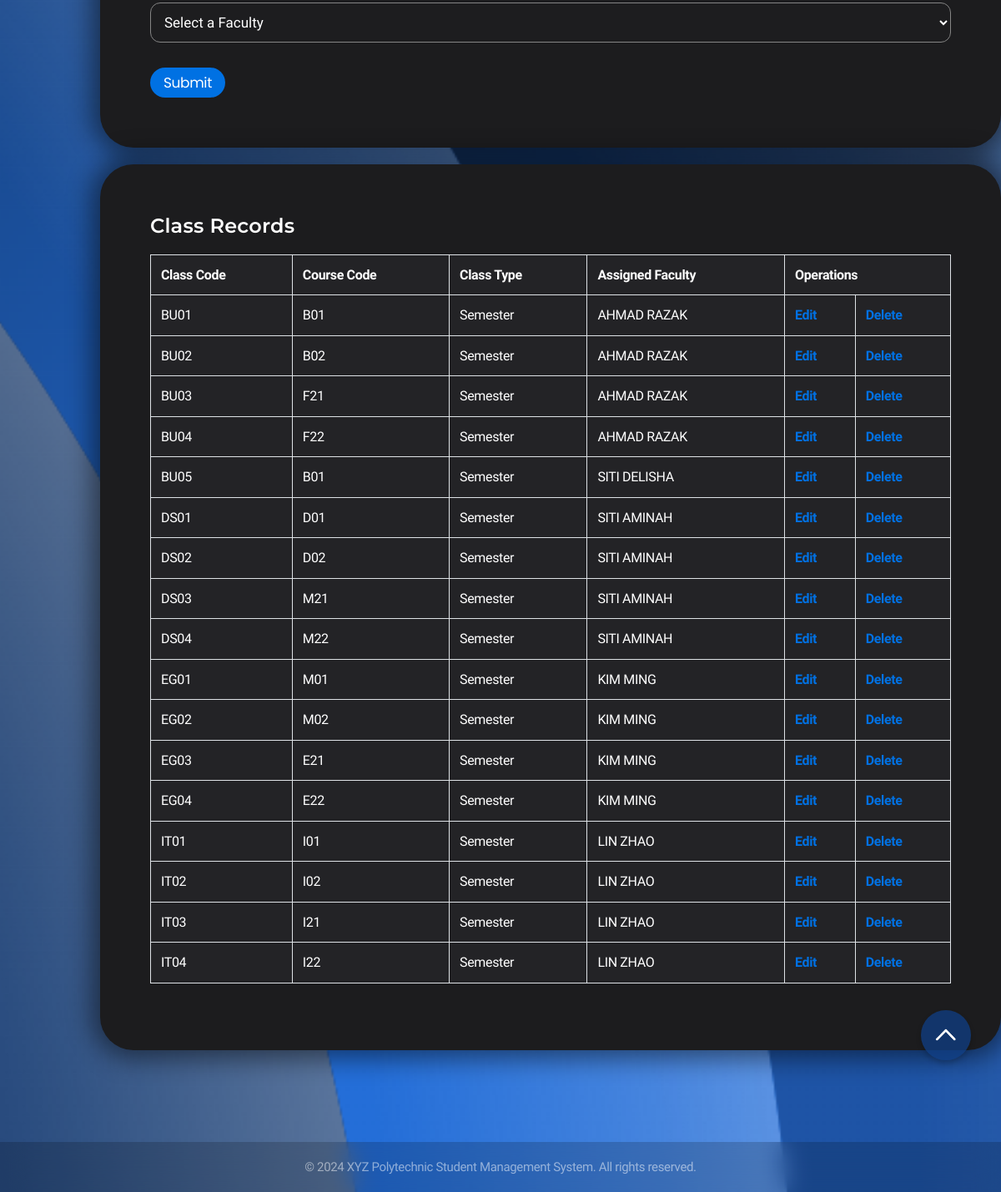
The app's page /CRUD2/admin_class_create_form.php (signed in, lower part), older data.
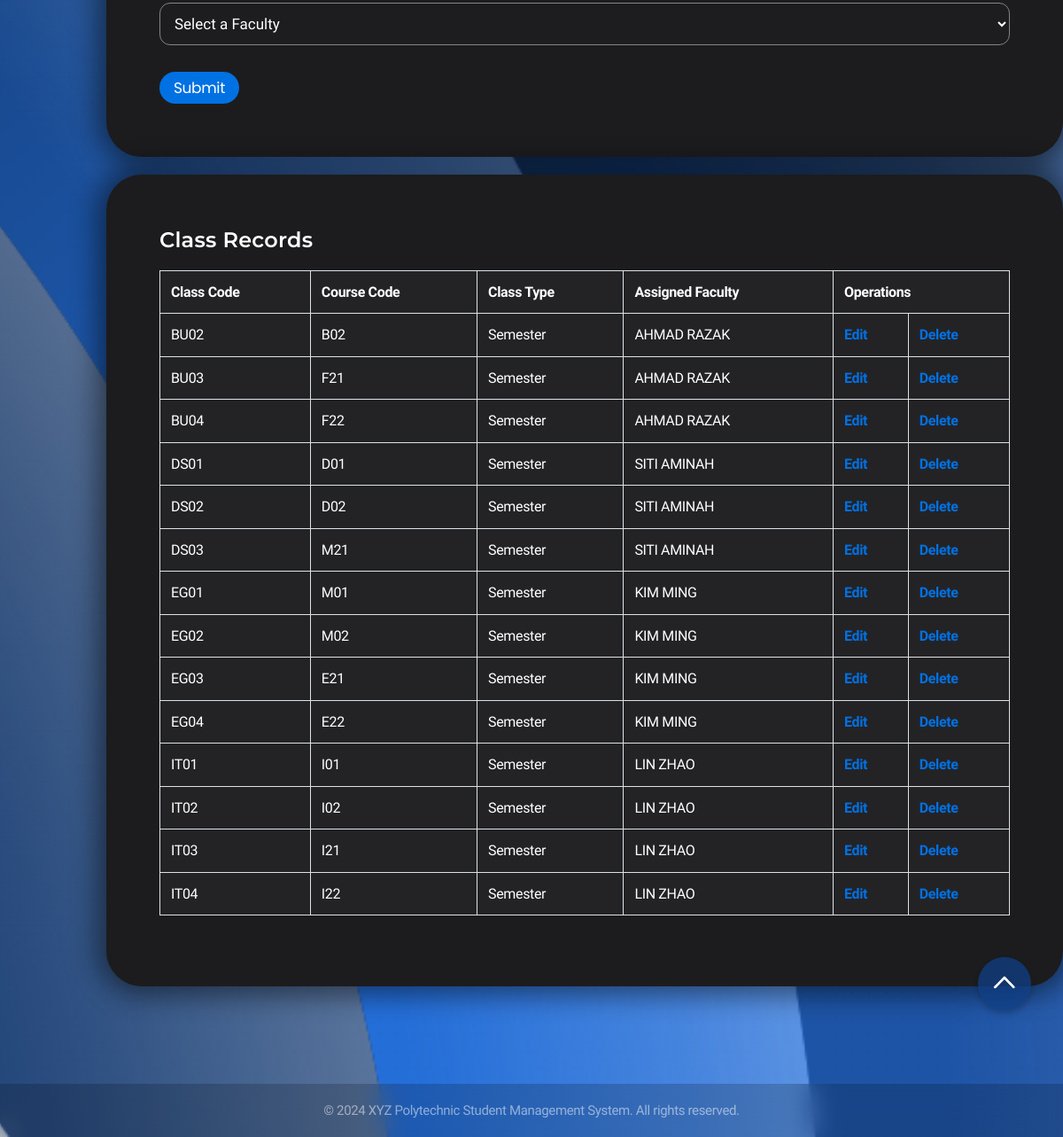
The same page, newer data.
### tables this page shows
CREATE TABLE `class` (
  `class_code` varchar(4) NOT NULL,
  `course_code` varchar(3) NOT NULL,
  `class_type` enum('Semester','Term') NOT NULL,
  `faculty_identification_code` varchar(4) NOT NULL
);

### CRUD2/admin_class_create_form.php (the view, shortened to what this page needs)
<?php
$con = mysqli_connect("localhost", "root", "", "xyz polytechnic");
?>
<!DOCTYPE html>
<html lang="en">
<head>
    <link rel="stylesheet" href="../styles.css">
</head>
<body>
    <div class="container">
        <div class="card">
            <form method="POST" action="admin_class_create.php">
                <div class="form-group">
                    <select name="faculty_identification_code" required>
                        <option value="" disabled selected>Select a Faculty</option>
                    </select>
                </div>
                <button type="submit">Submit</button>
            </form>
        </div>
        <div class="card">
            <h3>Class Records</h3>
            <button id="scrollToTop" class="button" onclick="scroll_to_top()"><img src="../scroll_up.png" alt="Scroll to top"></button>
            <?php
            $faculty_map_query = "SELECT f.faculty_identification_code, u.full_name
                                 FROM faculty f
                                 JOIN user u ON f.faculty_identification_code = u.identification_code";
            $faculty_map_result = mysqli_query($con, $faculty_map_query);
            $faculty_map = [];
            if ($faculty_map_result && mysqli_num_rows($faculty_map_result) > 0) {
                while ($row = mysqli_fetch_assoc($faculty_map_result)) {
                    $faculty_map[$row['faculty_identification_code']] = $row['full_name'];
                }
            }
            $class_query = "SELECT * FROM class";
            $class_result = mysqli_query($con, $class_query);
            echo '<table border="1" bgcolor="white" align="center">';
            echo '<tr><th>Class Code</th><th>Course Code</th><th>Class Type</th><th>Assigned Faculty</th><th colspan="2">Operations</th></tr>';
            while ($class_row = mysqli_fetch_assoc($class_result)) {
                $faculty_name = isset($faculty_map[$class_row['faculty_identification_code']])
                    ? $faculty_map[$class_row['faculty_identification_code']]
                    : "Unknown Faculty";
                echo '<tr>';
                echo '<td>' . htmlspecialchars($class_row['class_code']) . '</td>';
                echo '<td>' . htmlspecialchars($class_row['course_code']) . '</td>';
                echo '<td>' . htmlspecialchars($class_row['class_type']) . '</td>';
                echo '<td>' . htmlspecialchars($faculty_name) . '</td>';
                echo '<td> <a href="admin_class_update_form.php?class_code=' . htmlspecialchars($class_row['class_code']) . '">Edit</a> </td>';
                echo "<td><a href='#' onclick='confirmDelete(\"" . htmlspecialchars($class_row['class_code']) . "\", \"" . htmlspecialchars($_SESSION['csrf_token']) . "\")'>Delete</a></td>";
                echo '</tr>';
            }
            echo '</table>';
            ?>
        </div>
    </div>
    <footer class="footer">
        <p>&copy; 2024 XYZ Polytechnic Student Management System. All rights reserved.</p>
    </footer>
</body>
</html>

Row changes from the older to the newer data that the page shows:
removed class: class_code "BU01", course_code "B01", class_type "Semester", faculty_identification_code "AHMAD RAZAK"
removed class: class_code "BU05", course_code "B01", class_type "Semester", faculty_identification_code "SITI DELISHA"
removed class: class_code "DS04", course_code "M22", class_type "Semester", faculty_identification_code "SITI AMINAH"
